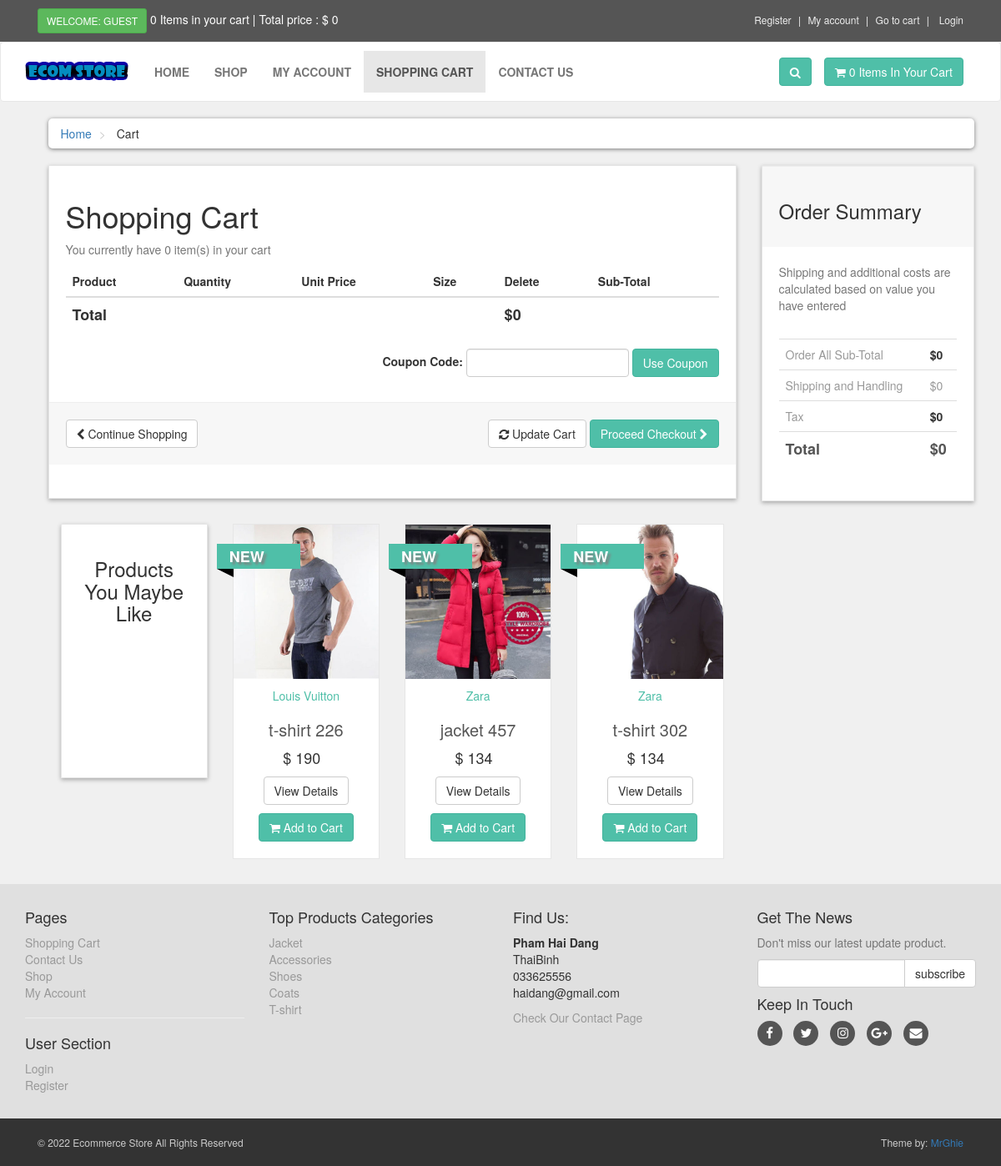
/ecommerce-website/cart.php, run on the app's committed database.
### tables this page shows
CREATE TABLE `tbl_products` (
  `product_id` int(10) NOT NULL,
  `manufacturer_id` int(10) NOT NULL,
  `p_cat_id` int(10) NOT NULL,
  `cat_id` int(10) NOT NULL,
  `date` timestamp NOT NULL DEFAULT current_timestamp() ON UPDATE current_timestamp(),
  `product_title` text NOT NULL,
  `product_img1` text NOT NULL,
  `product_img2` text NOT NULL,
  `product_img3` text NOT NULL,
  `product_price` int(10) NOT NULL,
  `product_desc` text NOT NULL,
  `product_keywords` text NOT NULL,
  `product_label` text NOT NULL,
  `product_sale` int(100) NOT NULL
);

CREATE TABLE `tbl_manufacturers` (
  `manufacturer_id` int(10) NOT NULL,
  `manufacturer_title` text NOT NULL,
  `manufacturer_top` text NOT NULL,
  `manufacturer_image` text NOT NULL
);

CREATE TABLE `tbl_product_categories` (
  `p_cat_id` int(10) NOT NULL,
  `p_cat_title` text NOT NULL,
  `p_cat_desc` text NOT NULL,
  `p_cat_top` text NOT NULL,
  `p_cat_image` text NOT NULL
);

### ecommerce-website/cart.php (the view, shortened to what this page needs)
<?php
    include("includes/header.php");
?>
   <div id="content">
       <div class="container">
           <div class="col-md-12">
               <ul class="breadcrumb">
                   <li>
                       <a href="index.php">Home</a>
                   </li>
                   <li>
                       Cart
                   </li>
               </ul>
           </div>
           <div id="cart" class="col-md-9">
               <div class="box">
                   <form action="cart.php" method="post" enctype="multipart/form-data">
                       <h1>Shopping Cart</h1>
                       <?php
                       $ip_add = get_real_ip_user();
                       $select_cart = "select * from tbl_cart where ip_add='$ip_add'";
                       $run_cart = mysqli_query($conn,$select_cart);
                       $count = mysqli_num_rows($run_cart);
                       ?>
                       <p class="text-muted">You currently have <?php echo $count; ?> item(s) in your cart</p>
                       <div class="table-responsive">
                           <table class="table">
                               <thead>
                                   <tr>
                                       <th colspan="2">Product</th>
                                       <th>Quantity</th>
                                       <th>Unit Price</th>
                                       <th>Size</th>
                                       <th colspan="1">Delete</th>
                                       <th colspan="2">Sub-Total</th>
                                   </tr>
                               </thead>
                                  <?php
                                   $total = 0;
                                   ?>
                               <tfoot>
                                   <tr>
                                       <th colspan="5">Total</th>
                                       <th colspan="2">$<?php echo $total; ?></th>
                                   </tr>
                               </tfoot>
                           </table>
                           <div class="form-inline pull-right">
                               <div class="form-group">
                                    <label> Coupon Code: </label>
                                    <input type="text" name="code" class="form-control">
                                    <input type="submit" class="btn btn-primary" value="Use Coupon" name="apply_coupon">
                               </div>
                           </div>
                       </div>
                       <div class="box-footer">
                           <div class="pull-left">
                               <a href="index.php" class="btn btn-default">
                                   <i class="fa fa-chevron-left"></i> Continue Shopping
                               </a>
                           </div>
                           <div class="pull-right">
                               <button type="submit" name="update" value="Update Cart" class="btn btn-default">
                                   <i class="fa fa-refresh"></i> Update Cart
                               </button>
                               <a href="checkout.php" class="btn btn-primary">
                                   Proceed Checkout <i class="fa fa-chevron-right"></i>
                               </a>
                           </div>
                       </div>
                   </form>
               </div>
               <div id="row same-heigh-row">
                   <div class="col-md-3 col-sm-6">
                       <div class="box same-height headline">
                           <h3 class="text-center">Products You Maybe Like</h3>
                       </div>
                   </div>
                   <?php
                   $get_products = "select * from tbl_products order by rand() LIMIT 0,3";
                   $run_products = mysqli_query($conn,$get_products);
                   while($row_products=mysqli_fetch_array($run_products)){
                    $pro_id = $row_products['product_id'];
                    $pro_title = $row_products['product_title'];
                    $pro_price = $row_products['product_price'];
                    $pro_sale_price = $row_products['product_sale'];
                    $pro_img1 = $row_products['product_img1'];
                    $pro_label = $row_products['product_label'];
                    $manufacturer_id = $row_products['manufacturer_id'];
                    $get_manufacturer = "select * from tbl_manufacturers where manufacturer_id='$manufacturer_id'";
                    $run_manufacturer = mysqli_query($conn,$get_manufacturer);
                    $row_manufacturer = mysqli_fetch_array($run_manufacturer);
                    $manufacturer_title = $row_manufacturer['manufacturer_title'];
                    if($pro_label == "sale"){
                        $product_price = " <del> $ $pro_price </del> ";
                        $product_sale_price = "/ $ $pro_sale_price ";
                    }else{
                        $product_price = "  $ $pro_price  ";
                        $product_sale_price = "";
                    }
                    if($pro_label == ""){
                    }else{
                        $product_label = "
                            <a href='#' class='label $pro_label'>
                                <div class='theLabel'> $pro_label </div>
                                <div class='labelBackground'>  </div>
                            </a>
                        ";
                    }
                    echo "
                    <div class='col-md-3 col-sm-6 center-responsive'>
                        <div class='product'>
                            <a href='details.php?pro_id=$pro_id'>
                                <img class='img-responsive' src='admin_area/product_images/$pro_img1'>
                            </a>
                            <div class='text'>
                            <center>
                                <p style='color: rgb(79, 191, 168);'> $manufacturer_title </p>
                            </center>
                                <h3>
                                    <a href='details.php?pro_id=$pro_id'>
                                        $pro_title
                                    </a>
                                </h3>
                                <p class='price'>
                                $product_price &nbsp;$product_sale_price
                                </p>
                                <p class='button'>
                                    <a class='btn btn-default' href='details.php?pro_id=$pro_id'>
                                        View Details
                                    </a>
                                    <a class='btn btn-primary' href='details.php?pro_id=$pro_id'>
                                        <i class='fa fa-shopping-cart'></i> Add to Cart
                                    </a>
                                </p>
                            </div>
                            $product_label
                        </div>
                    </div>
                    ";
                   }
                   ?>
               </div>
           </div>
           <div class="col-md-3">
               <div id="order-summary" class="box">
                   <div class="box-header">
                       <h3>Order Summary</h3>
                   </div>
                   <p class="text-muted">
                       Shipping and additional costs are calculated based on value you have entered
                   </p>
                   <div class="table-responsive">
                       <table class="table">
                           <tbody>
                               <tr>
                                   <td> Order All Sub-Total </td>
                                   <th> $<?php echo $total; ?> </th>
                               </tr>
                               <tr>
                                   <td> Shipping and Handling </td>
                                   <td> $0 </td>
                               </tr>
                               <tr>
                                   <td> Tax </td>
                                   <th> $0 </th>
                               </tr>
                               <tr class="total">
                                   <td> Total </td>
                                   <th> $<?php echo $total; ?> </th>
                               </tr>
                           </tbody>
                       </table>
                   </div>
               </div>
           </div>
       </div>
   </div>
   <?php
    include("includes/footer.php");
    ?>
</body>
</html>

### ecommerce-website/includes/footer.php (shortened to what this page needs)
<div id="footer">
    <div class="container">
        <div class="row">
            <div class="col-sm-6 col-md-3">
                <h4>Pages</h4>
                <ul>
                    <li><a href="cart.php">Shopping Cart</a></li>
                    <li><a href="contact.php">Contact Us</a></li>
                    <li><a href="shop.php">Shop</a></li>
                    <li><a href="customer/my_account.php">My Account</a></li>
                </ul>
                <hr>
                <h4>User Section</h4>
                <ul>
                    <li>
                        <?php
                            if(!isset($_SESSION['customer_email'])){
                                echo "<a href='checkout.php'>Login</a>";
                            }else{
                                echo "<a href='customer/my_account.php?my_orders'>My Account</a>";
                            }
                        ?>
                    </li>
                    <li><a href="customer_register.php">Register</a></li>
                </ul>
            </div>
            <div class="col-sm-6 col-md-3">
                <h4>Top Products Categories</h4>
                <ul>
                   <?php
                        $get_p_cats = "select * from tbl_product_categories";
                        $res_p_cats = mysqli_query($conn ,$get_p_cats);
                        while($row_p_cats=mysqli_fetch_array($res_p_cats)){
                            $p_cat_id = $row_p_cats['p_cat_id'];
                            $p_cat_title = $row_p_cats['p_cat_title'];
                            echo "
                                <li>
                                    <a href='shop.php?p_cat=$p_cat_id'>
                                        $p_cat_title
                                    </a>
                                </li>
                            ";
                        }
                    ?>
                </ul>
            </div>
            <div class = "col-sm-6 col-md-3">
                <h4>Find Us:</h4>
                <p>
                    <strong>Pham Hai Dang</strong>
                    <br>ThaiBinh
                    <br>033625556
                    <br>haidang@gmail.com
                </p>
                <a href="contact.php">Check Our Contact Page</a>
            </div>
            <div class = "col-sm-6 col-md-3">
                <h4>Get The News</h4>
                <p class = "text-muted">
                    Don't miss our latest update product.
                </p>
                <form action="" method = "POST">
                    <div class = "input-group">
                        <input type="text" class="form-control" name="email">
                        <span class = "input-group-btn">
                            <input type="submit" value="subscribe" class = "btn btn-default">
                        </span>
                    </div>
                </form>
                <h4>Keep In Touch</h4>
                <p class="social">
                    <a href="" class="fa fa-facebook"></a>
                    <a href="" class="fa fa-twitter"></a>
                    <a href="" class="fa fa-instagram"></a>
                    <a href="" class="fa fa-google-plus"></a>
                    <a href="" class="fa fa-envelope"></a>
                </p>
            </div>
        </div>
    </div>
</div>
<div id="copyright">
    <div class="container">
        <div class="col-md-6">
            <p class="pull-left">&copy; 2022 Ecommerce Store All Rights Reserved</p>
        </div>
        <div class="col-md-6">
            <p class="pull-right">Theme by: <a href="#">MrGhie</a></p>
        </div>
    </div>
</div>

### ecommerce-website/styles/style.css (style rules this page uses)
body { font-size: 14px; line-height: 1.42857143; color: #333333; background: #f0f0f0; overflow-x: hidden; }
.btn-primary { color: rgb(255, 255, 255); background: rgb(79, 191, 168); border-color: rgb(65, 179, 156); }
.box { background: #ffffff; margin: 0 0 30px; border: solid 1px #e6e6e6; box-sizing: border-box; padding: 20px; box-shadow: 0px 2px 5px rgba(0, 0, 0, .3); }
#content { padding-left: 25px; }
#content .product { background: #ffffff; border: solid 1px #e6e6e6; margin-bottom: 30px; box-sizing: border-box; }
#content .product .text { padding: 10px 10px 0px; }
#content .product .text p.price { font-size: 18px; text-align: center; font-weight: 400; }
#content .product .text .button { text-align: center; clear: both; }
#content .product .text .button .btn { margin-bottom: 10px; }
#content .product .text h3 { text-align: center; font-size: 20px; }
#content .product .text h3 a { color: rgb(85, 85, 85); }
.breadcrumb { padding: 8px 15px; margin-bottom: 20px; background: #ffffff; border-radius: 5px; box-shadow: 0px 1px 5px rgba(0, 0, 0, .5); }
.breadcrumb>li+li:before { content: ">\00a0"; color: #cccccc; }
#content .headline { height: 305px; }
#content #cart .table tfoot { font-size: 18px; }
.box .box-footer { background-color: #f7f7f7; margin: 30px -20px 20px; padding: 20px; border-top: 1px solid #eeeeee; }
.box .box-footer:before, .box .box-footer:after { content: ""; display: table; }
.box .box-footer:after { clear: both; }
.box .box-header { background-color: #f7f7f7; margin: -20px -20px 20px; padding: 20px; border-top: 1px solid #eeeeee; }
#content #order-summary table { margin-top: 20px; }
#content #order-summary table td { color: #999999; }
#content #order-summary table tr.total td, #content #order-summary table tr.total th { font-size: 18px; color: #555555; font-weight: 700; }
#footer { background: #e0e0e0; padding: 20px 0; }
#footer a { color: #999999; padding: 0; text-decoration: none; }
#footer ul { list-style: none; padding-left: 0px; }
#footer .social { text-align: left; }
#footer .social a { margin: 0px 10px 0px 0px; display: inline-block; color: #ffffff; width: 30px; height: 30px; border-radius: 15px; line-height: 30px; font-size: 15px; text-align: center; vertical-align: bottom; background: #555555; text-decoration: none; }
#copyright { background: #333333; color: #cccccc; padding: 20px 0px; font-size: 12px; }
#copyright p { margin: 0px; }
.product a img.img-responsive { max-height: 252px; width: 100%; }
.label { color: #000; text-transform: uppercase; font-size: 18px; font-weight: 700; position: absolute; top: 10px; padding-left: 51px; z-index: 20; }
.label .theLabel { position: relative; width: 100px; padding: 6px 50px 6px 15px; margin: 10px 50px 10px -71px; color: #fff; text-shadow: 3px 3px 3px grey; }
.label.new .theLabel { background: #4fbfa8; }
.label .theLabel:before, .label .theLabel:after { content: ""; position: absolute; width: 0; height: 0; }
.label .theLabel:after { left: 0; top: 100%; border-width: 5px 10px; border-style: solid; border-color: #000 #000 transparent transparent; }

### data on the page
tbl_products: product_img1 (picture), manufacturer.manufacturer_title "Louis Vuitton", product_title "t-shirt 226", product_price "$ 190", product_label "NEW"
tbl_products: product_img1 (picture), manufacturer.manufacturer_title "Zara", product_title "jacket 457", product_price "$ 134", product_label "NEW"
tbl_products: product_img1 (picture), manufacturer.manufacturer_title "Zara", product_title "t-shirt 302", product_price "$ 134", product_label "NEW"
tbl_product_categories: p_cat_title "Jacket"
tbl_product_categories: p_cat_title "Accessories"
tbl_product_categories: p_cat_title "Shoes"
tbl_product_categories: p_cat_title "Coats"
tbl_product_categories: p_cat_title "T-shirt"

### other printed values
$count_items "0 0"
$total_price "0"
$count "0"
$total "0"
